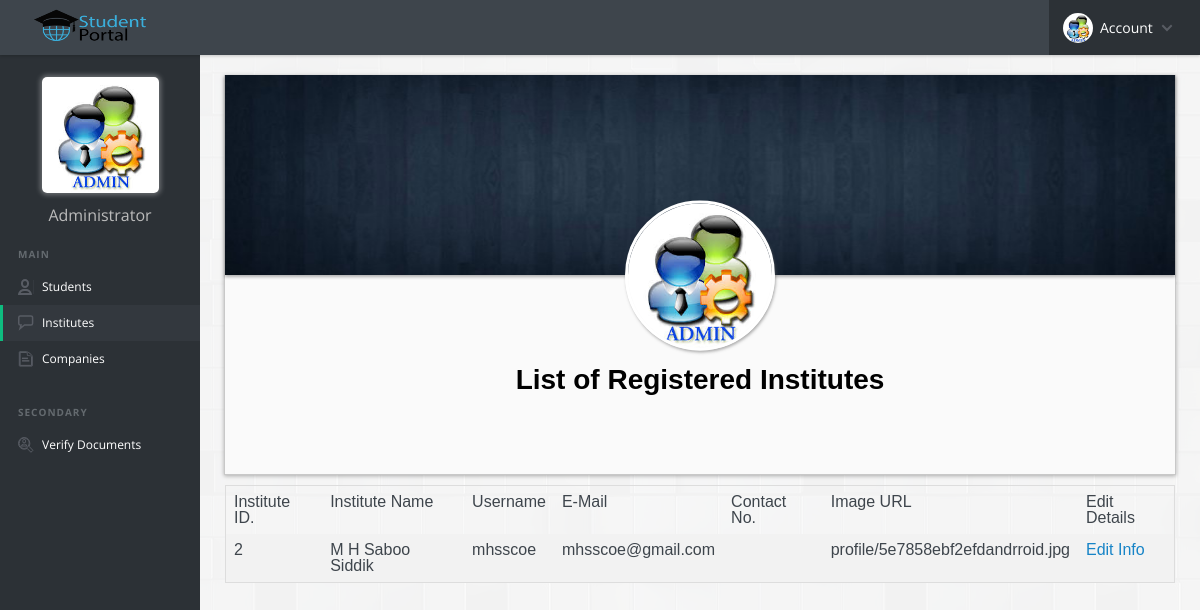
Screenshot of /admininstitute.php (signed in) with the database file from the repository.
### tables this page shows
CREATE TABLE `user` (
  `id` int(11) NOT NULL,
  `name` varchar(100) NOT NULL,
  `user_name` varchar(20) NOT NULL,
  `email_id` text NOT NULL,
  `password` varchar(32) NOT NULL,
  `contact_no` varchar(15) NOT NULL,
  `user_type` enum('student','institute','company') NOT NULL,
  `img_url` varchar(255) NOT NULL DEFAULT 'images/dp.png'
);

### admininstitute.php (the view, shortened to what this page needs)
<?php
  include 'config.php';
?>
<!DOCTYPE html>
<html lang="en">
<head>
  <link rel="stylesheet" href="css/reset.css">
  <link rel="stylesheet" href="css/style.css">
  <link rel="stylesheet" href="css/media.css">
  <link rel="stylesheet" href="css/profile.css">
</head>
<body>
  <header class="cd-main-header">
    <a href="admin.php" class="cd-logo"><img src="images/logo.png" alt="Logo"></a>
    <nav class="cd-nav">
      <ul class="cd-top-nav">
        <li class="has-children account">
          <a href="#">
            <img src="images/avatar-01.jpg">
            Account
          </a>
        </li>
      </ul>
    </nav>
  </header>
  <main class="cd-main-content">
    <nav class="cd-side-nav">
      <ul>
        <li class="nav-dp"><a class="dp"><img src="images/avatar-01.jpg"></a></li>
        <li class="nav-name"><h1>Administrator</h1></li>
        <li class="cd-label">Main</li>
        <li class="profile">
          <a href="admin.php">Students</a>
        </li>
        <li class="messages active">
          <a href="admininstitute.php">Institutes</span></a>
        </li>
        <li class="has-children documents">
          <a href="admincompany.php">Companies</a>
        </li>
      </ul>
      <ul>
        <li class="cd-label">Secondary</li>
        <li class="jobs">
          <a href="verify.php">Verify Documents</a>
        </li>
      </ul>
        <br><br>
        <center>
        <iframe width="120px" height="60px" scrolling="no" src="clock.html"></iframe>
        </center>
    </nav>
    <div class="content-wrapper">
      <div class="profile-container">
        <div class="info-box">
          <img id="pro-timeline" src="images/pro-timeline.jpg"></img>
          <div class="pro-title">
                  <center><img class="profile-image" src="images/avatar-01.jpg">
                   <p id="pro-name" style="font-weight: bold;">List of Registered Institutes</p></center>
                </div>
              <div class="pro-education student">
                <div style="overflow-x:auto;">
  <table>
    <tr>
      <th>Institute ID.</th>
      <th>Institute Name</th>
      <th>Username</th>
      <th>E-Mail</th>
      <th>Contact No.</th>
      <th>Image URL</th>
      <th>Edit Details</th>
    </tr>
    <?php
      $query=mysqli_query($connection,"SELECT * FROM user WHERE user_type='institute'");
      while($row=mysqli_fetch_array($query))
      {
    ?>
    <tr>
      <td><?php echo $row['id']; ?></td>
      <td><?php echo $row['name']; ?></td>
      <td><?php echo $row['user_name']; ?></td>
      <td><?php echo $row['email_id']; ?></td>
      <td><?php echo $row['contact_no']; ?></td>
      <td><?php echo $row['img_url']; ?></td>
      <td><a href="adminsetting.php?user=<?php echo $row['id'];?>">Edit Info</a></td>
    </tr>
    <?php
  }
    ?>
  </table>
</div>
    </div>
    </div>
  </main>
</body>
</html>

### css/profile.css (style rules this page uses)
.profile-container { display: block; font-family: helvetica; width: 100%; }
.profile-container > div { border:1px solid rgba(0,0,0,0.2); border-top:none; box-shadow: 0px 1px 4px rgba(0,0,0,0.3); background-color: rgb(250,250,250); margin:20px auto; }
.profile-image { height: 150px; width: 150px; border-radius: 50%; margin:0.5%; border:3px solid white; box-shadow: 1px 2px 3px rgba(100,100,100,0.5); }
div.info-box { max-height: 400px; }
img#pro-timeline { width: 100%; max-height: 200px; box-shadow: 0px 2px 3px rgba(0,0,0,0.3); }
div.pro-title { position: relative; transform: translateY(-40%); }
p#pro-name { color: black; font-size: 28px; font-family: helvetica; padding: 8px; }

### admininstitute.php (style rules this page uses)
table { border-collapse: collapse; border-spacing: 0; width: 100%; border: 1px solid #ddd; }
th, td { text-align: left; padding: 8px; }
tr:nth-child(even) { background-color: #f2f2f2 }

### rows the page displays
user: id "2", name "M H Saboo Siddik", user_name "mhsscoe", email "mhsscoe@gmail.com", img_url "profile/5e7858ebf2efdandrroid.jpg"
